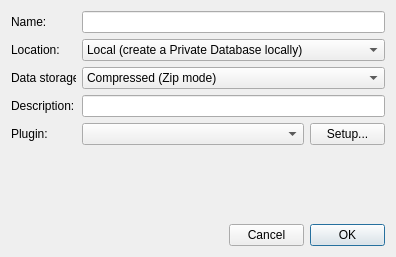
<?xml version="1.0" encoding="UTF-8"?>
<ui version="4.0">
 <class>NewDatabaseDialogBase</class>
 <widget class="QDialog" name="NewDatabaseDialogBase">
  <property name="geometry">
   <rect>
    <x>0</x>
    <y>0</y>
    <width>396</width>
    <height>234</height>
   </rect>
  </property>
  <property name="sizePolicy">
   <sizepolicy hsizetype="Preferred" vsizetype="Preferred">
    <horstretch>0</horstretch>
    <verstretch>0</verstretch>
   </sizepolicy>
  </property>
  <property name="windowTitle">
   <string>Create a new database and database link</string>
  </property>
  <property name="windowIcon">
   <iconset resource="gex.qrc">
    <normaloff>:/gex/icons/gex_application_48x48.png</normaloff>:/gex/icons/gex_application_48x48.png</iconset>
  </property>
  <layout class="QVBoxLayout" name="verticalLayout">
   <property name="sizeConstraint">
    <enum>QLayout::SetMinimumSize</enum>
   </property>
   <item>
    <layout class="QGridLayout" name="gridLayout_3">
     <item row="0" column="0">
      <widget class="QLabel" name="TextLabelDatabaseName">
       <property name="minimumSize">
        <size>
         <width>65</width>
         <height>0</height>
        </size>
       </property>
       <property name="maximumSize">
        <size>
         <width>65</width>
         <height>16777215</height>
        </size>
       </property>
       <property name="text">
        <string>Name:</string>
       </property>
       <property name="wordWrap">
        <bool>false</bool>
       </property>
      </widget>
     </item>
     <item row="0" column="1">
      <widget class="QLineEdit" name="LineEditDatabaseName">
       <property name="toolTip">
        <string>Enter the database name to create</string>
       </property>
       <property name="maxLength">
        <number>80</number>
       </property>
      </widget>
     </item>
     <item row="1" column="0">
      <widget class="QLabel" name="TextLabelDatabaseLocation">
       <property name="minimumSize">
        <size>
         <width>65</width>
         <height>0</height>
        </size>
       </property>
       <property name="maximumSize">
        <size>
         <width>65</width>
         <height>16777215</height>
        </size>
       </property>
       <property name="text">
        <string>Location:</string>
       </property>
       <property name="wordWrap">
        <bool>false</bool>
       </property>
      </widget>
     </item>
     <item row="1" column="1">
      <widget class="QComboBox" name="comboBoxDatabaseLocation">
       <property name="toolTip">
        <string>Where to create the database link...</string>
       </property>
       <item>
        <property name="text">
         <string>Local (create a Private Database locally)</string>
        </property>
       </item>
       <item>
        <property name="text">
         <string>Server (create a Shared Database on the server)</string>
        </property>
       </item>
      </widget>
     </item>
     <item row="2" column="0">
      <widget class="QLabel" name="TextLabelDatabaseCopyMode">
       <property name="minimumSize">
        <size>
         <width>65</width>
         <height>0</height>
        </size>
       </property>
       <property name="maximumSize">
        <size>
         <width>65</width>
         <height>16777215</height>
        </size>
       </property>
       <property name="text">
        <string>Data storage:</string>
       </property>
       <property name="wordWrap">
        <bool>false</bool>
       </property>
      </widget>
     </item>
     <item row="2" column="1">
      <widget class="QComboBox" name="comboBoxDatabaseCopyMode">
       <property name="toolTip">
        <string>Define what goes into the database: all data or links to data files only.</string>
       </property>
       <item>
        <property name="text">
         <string>Compressed (Zip mode)</string>
        </property>
       </item>
       <item>
        <property name="text">
         <string>Make a full Copy of the data files (Copy mode)</string>
        </property>
       </item>
       <item>
        <property name="text">
         <string>Only hold Links to the data files (Link mode)</string>
        </property>
       </item>
       <item>
        <property name="text">
         <string>Only hold Summary data (Summary mode)</string>
        </property>
       </item>
       <item>
        <property name="text">
         <string>No storage (Black Hold mode!)</string>
        </property>
       </item>
      </widget>
     </item>
     <item row="3" column="0">
      <widget class="QLabel" name="TextLabelDatabaseDescription">
       <property name="minimumSize">
        <size>
         <width>65</width>
         <height>0</height>
        </size>
       </property>
       <property name="maximumSize">
        <size>
         <width>65</width>
         <height>16777215</height>
        </size>
       </property>
       <property name="text">
        <string>Description:</string>
       </property>
       <property name="wordWrap">
        <bool>false</bool>
       </property>
      </widget>
     </item>
     <item row="3" column="1">
      <widget class="QLineEdit" name="LineEditDatabaseDescription">
       <property name="toolTip">
        <string>Enter a brief description line...</string>
       </property>
       <property name="maxLength">
        <number>80</number>
       </property>
      </widget>
     </item>
    </layout>
   </item>
   <item>
    <widget class="QStackedWidget" name="stackedWidget">
     <property name="autoFillBackground">
      <bool>true</bool>
     </property>
     <property name="currentIndex">
      <number>0</number>
     </property>
     <widget class="QWidget" name="stackedWidgetCoorp">
      <layout class="QGridLayout" name="gridLayout_2">
       <property name="margin">
        <number>0</number>
       </property>
       <item row="0" column="1">
        <widget class="QComboBox" name="comboPluginList"/>
       </item>
       <item row="0" column="0">
        <widget class="QLabel" name="labelPlugins">
         <property name="minimumSize">
          <size>
           <width>65</width>
           <height>0</height>
          </size>
         </property>
         <property name="maximumSize">
          <size>
           <width>65</width>
           <height>16777215</height>
          </size>
         </property>
         <property name="text">
          <string>Plugin:</string>
         </property>
         <property name="wordWrap">
          <bool>false</bool>
         </property>
        </widget>
       </item>
       <item row="0" column="2">
        <widget class="QPushButton" name="buttonConfigurePlugin">
         <property name="minimumSize">
          <size>
           <width>75</width>
           <height>0</height>
          </size>
         </property>
         <property name="maximumSize">
          <size>
           <width>75</width>
           <height>16777215</height>
          </size>
         </property>
         <property name="text">
          <string>Setup...</string>
         </property>
        </widget>
       </item>
       <item row="1" column="1">
        <spacer name="verticalSpacer">
         <property name="orientation">
          <enum>Qt::Vertical</enum>
         </property>
         <property name="sizeHint" stdset="0">
          <size>
           <width>20</width>
           <height>40</height>
          </size>
         </property>
        </spacer>
       </item>
      </layout>
     </widget>
     <widget class="QWidget" name="stackedWidgetProtect">
      <layout class="QVBoxLayout">
       <property name="spacing">
        <number>6</number>
       </property>
       <property name="margin">
        <number>0</number>
       </property>
       <item>
        <widget class="QGroupBox" name="groupBoxProtect">
         <property name="title">
          <string>Actions to password protect:</string>
         </property>
         <layout class="QGridLayout" name="gridLayout">
          <item row="0" column="0">
           <widget class="QCheckBox" name="checkBoxPasswordImportFile">
            <property name="toolTip">
             <string>Enable/disable password protection</string>
            </property>
            <property name="text">
             <string>Import files</string>
            </property>
           </widget>
          </item>
          <item row="0" column="1">
           <widget class="QLineEdit" name="LineEditImportPassword">
            <property name="toolTip">
             <string>Enter password required when importing files to the database</string>
            </property>
            <property name="maxLength">
             <number>80</number>
            </property>
            <property name="echoMode">
             <enum>QLineEdit::Password</enum>
            </property>
           </widget>
          </item>
          <item row="1" column="0">
           <widget class="QCheckBox" name="checkBoxDeleteDatabase">
            <property name="toolTip">
             <string>Enable/disable password protection</string>
            </property>
            <property name="text">
             <string>Delete database</string>
            </property>
           </widget>
          </item>
          <item row="1" column="1">
           <widget class="QLineEdit" name="LineEditDeletePassword">
            <property name="toolTip">
             <string>Enter password required when deleting the database</string>
            </property>
            <property name="maxLength">
             <number>80</number>
            </property>
            <property name="echoMode">
             <enum>QLineEdit::Password</enum>
            </property>
           </widget>
          </item>
         </layout>
        </widget>
       </item>
      </layout>
     </widget>
    </widget>
   </item>
   <item>
    <layout class="QHBoxLayout" name="horizontalLayout">
     <item>
      <spacer name="horizontalSpacer">
       <property name="orientation">
        <enum>Qt::Horizontal</enum>
       </property>
       <property name="sizeHint" stdset="0">
        <size>
         <width>248</width>
         <height>20</height>
        </size>
       </property>
      </spacer>
     </item>
     <item>
      <widget class="QPushButton" name="PushButtonCancel">
       <property name="minimumSize">
        <size>
         <width>75</width>
         <height>0</height>
        </size>
       </property>
       <property name="maximumSize">
        <size>
         <width>75</width>
         <height>16777215</height>
        </size>
       </property>
       <property name="text">
        <string>Cancel</string>
       </property>
      </widget>
     </item>
     <item>
      <widget class="QPushButton" name="PushButtonCreate">
       <property name="minimumSize">
        <size>
         <width>75</width>
         <height>0</height>
        </size>
       </property>
       <property name="maximumSize">
        <size>
         <width>75</width>
         <height>16777215</height>
        </size>
       </property>
       <property name="text">
        <string>OK</string>
       </property>
       <property name="default">
        <bool>true</bool>
       </property>
      </widget>
     </item>
    </layout>
   </item>
  </layout>
 </widget>
 <layoutdefault spacing="6" margin="11"/>
 <tabstops>
  <tabstop>LineEditDatabaseName</tabstop>
  <tabstop>comboBoxDatabaseCopyMode</tabstop>
  <tabstop>stackedWidget</tabstop>
  <tabstop>comboPluginList</tabstop>
  <tabstop>PushButtonCancel</tabstop>
  <tabstop>PushButtonCreate</tabstop>
  <tabstop>LineEditImportPassword</tabstop>
  <tabstop>LineEditDeletePassword</tabstop>
  <tabstop>LineEditDatabaseDescription</tabstop>
  <tabstop>checkBoxDeleteDatabase</tabstop>
  <tabstop>checkBoxPasswordImportFile</tabstop>
 </tabstops>
 <resources>
  <include location="gex.qrc"/>
 </resources>
 <connections/>
</ui>
